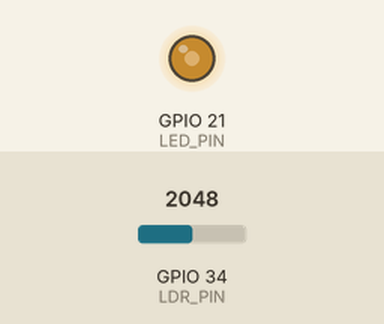
This sketch was run on a simulated ESP32. Parts: output pins drawn as LEDs (lit = HIGH). The test bench sets the inputs (shaded band); at power-on: GPIO 34 (LDR_PIN) = 2048. What the sketch prints to the serial monitor is not drawn.

Above: at 1.3 s.
1.4 s: GPIO 34 (LDR_PIN) set to 1228
At 2.7 s:
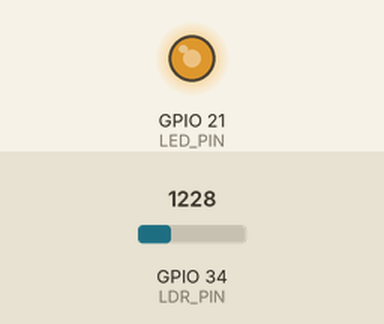
3.0 s: GPIO 34 (LDR_PIN) set to 491
At 4.0 s:
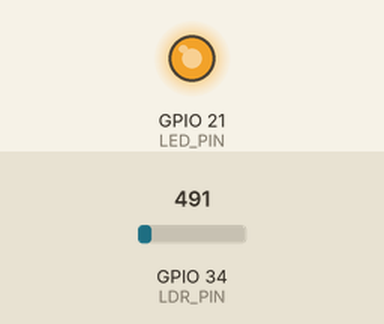
4.5 s: GPIO 34 (LDR_PIN) set to 3603
At 5.2 s:
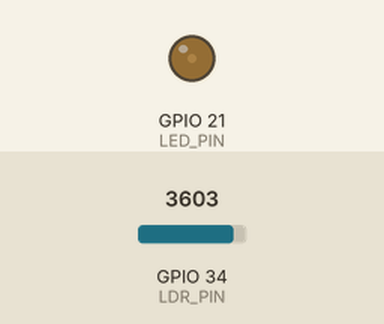
6.0 s: GPIO 34 (LDR_PIN) set to 4095
At 6.4 s:
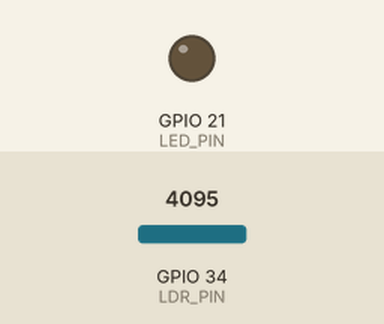
7.5 s: GPIO 34 (LDR_PIN) set to 2047
At 8.8 s:
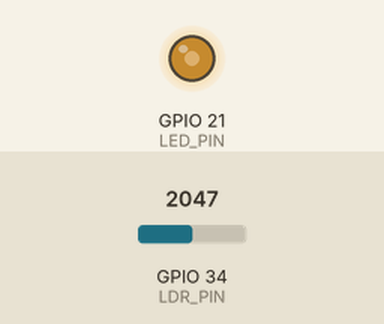
Timing chart, 0 to 10.0 s (numbered marks = the images above; inputs shaded):
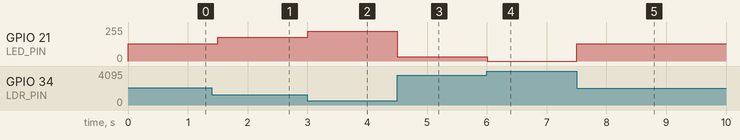

Measured:
- after the input at 1.4 s, GPIO 21 (LED_PIN): 128/255 → 179/255 after 0.10 s
- after the input at 3.0 s, GPIO 21 (LED_PIN): 179/255 → 225/255 at once
- after the input at 4.5 s, GPIO 21 (LED_PIN): 225/255 → 31/255 at once
- after the input at 6.0 s, GPIO 21 (LED_PIN): 31/255 → 0/255 at once
- after the input at 7.5 s, GPIO 21 (LED_PIN): 0/255 → 128/255 at once

The sketch:

LDR-LED.ino
```cpp
#define LED_PIN 21    // Chân LED
#define LDR_PIN 34    // Chân cảm biến ánh sáng (LDR)

void setup() {
  Serial.begin(9600);
  pinMode(LED_PIN, OUTPUT);
}

void loop() {
  int lightValue = analogRead(LDR_PIN); // Đọc giá trị ánh sáng (0 - 4095)
  int brightness = map(lightValue, 0, 4095, 255, 0); // Chuyển đổi sang PWM (0 - 255)

  analogWrite(LED_PIN, brightness); // Điều chỉnh độ sáng LED

  // In ra Serial để kiểm tra
  Serial.print("Ánh sáng đọc được: ");
  Serial.print(lightValue);
  Serial.print(" | Độ sáng LED: ");
  Serial.println(brightness);

  delay(500); // Chờ 0.5 giây
}
```
